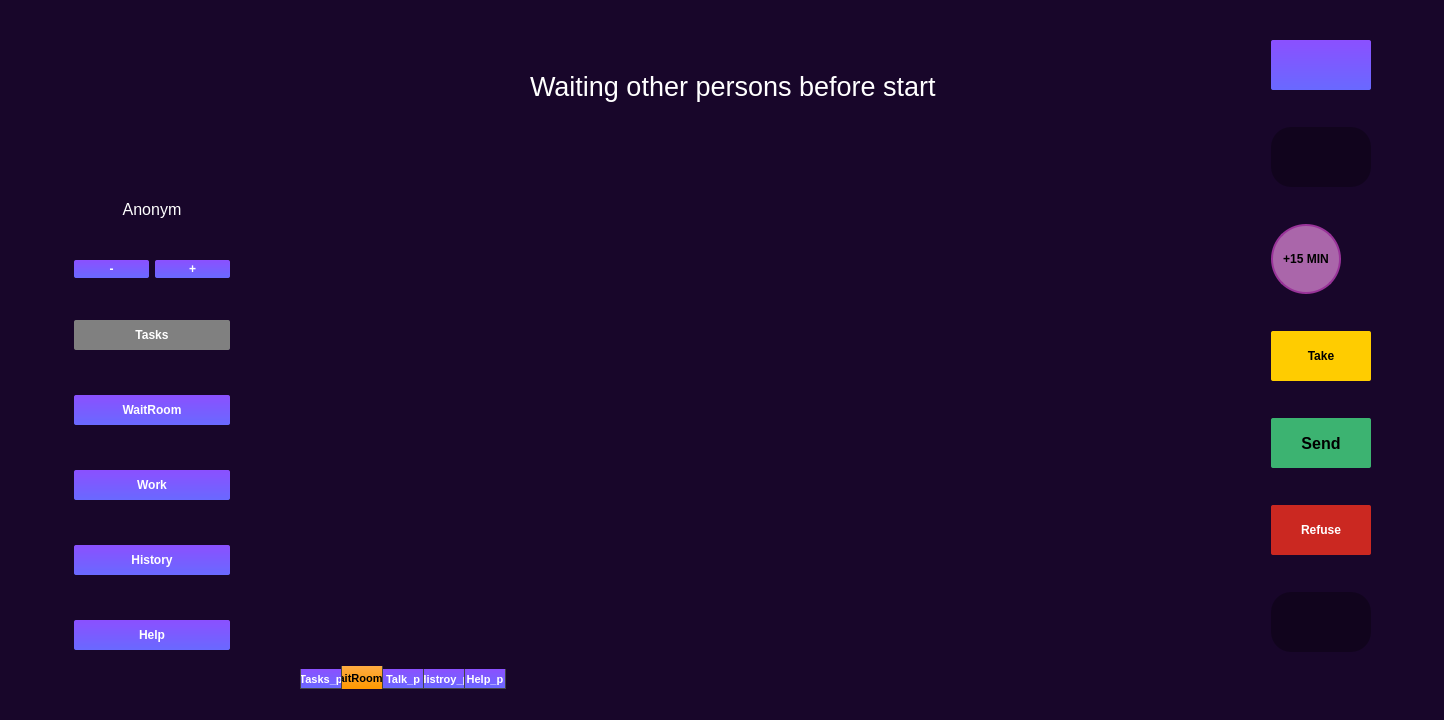
<?xml version="1.0" encoding="UTF-8"?>
<ui version="4.0">
 <class>Heart</class>
 <widget class="QMainWindow" name="Heart">
  <property name="geometry">
   <rect>
    <x>0</x>
    <y>0</y>
    <width>1444</width>
    <height>720</height>
   </rect>
  </property>
  <property name="windowTitle">
   <string>Heart</string>
  </property>
  <property name="styleSheet">
   <string notr="true">/*-----QWidget-----*/
QWidget
{
	background-color:#18062a  ;
	color: #000000;

}


/*-----QLabel-----*/
QLabel
{
	background-color: transparent;
	color: #fff;
	border-color: #000000;

}


/*-----QPushButton-----*/
QPushButton
{
	background-color: qlineargradient(spread:repeat, x1:1, y1:0, x2:1, y2:1, stop:0 rgba(139, 80, 255, 255),stop:1 rgba(105, 105, 255, 255));
	color: #fff;
	border-width: 1px;
	border-radius: 2px;
	border-color: #c196ff;
	padding: 2px;
	font-weight: bold;

}


QPushButton::hover
{
	background-color: qlineargradient(spread:repeat, x1:1, y1:0, x2:1, y2:1, stop:0 rgba(184, 148, 255, 255),stop:1 rgba(127, 127, 255, 255));
	color: #fff;
	border-width: 1px;
	border-radius: 2px;
	border-color: #c196ff;
	padding: 2px;
	font-weight: bold;

}


QPushButton::pressed
{
	background-color: qlineargradient(spread:repeat, x1:1, y1:0, x2:1, y2:1, stop:0 rgba(102, 26, 255, 255),stop:1 rgba(98, 98, 255, 255));
	color: #fff;
	border-width: 1px;
	border-radius: 2px;
	border-color: #c196ff;
	padding: 2px;
	font-weight: bold;

}

/*-----QCheckBox-----*/
QCheckBox
{
	background-color: transparent;
	color: #b9b9bb;
	font-weight: bold;

}


QCheckBox::indicator
{
    color: #b1b1b1;
    background-color: #000;
    border: 1px solid #8b50ff;
    width: 12px;
    height: 12px;

}


QCheckBox::indicator:checked
{
    image:url(&quot;./ressources/check.png&quot;); /*To replace*/
	background-color: #1f2b2b;
    border: 1px solid #8b50ff;

}


QCheckBox::indicator:unchecked:hover
{
    border: 1px solid #8b50ff;

}


QCheckBox::disabled
{
	color: #656565;

}


QCheckBox::indicator:disabled
{
	background-color: #656565;
	color: #656565;
    border: 1px solid #656565;

}


/*-----QListView-----*/
QListView 
{
    border : none;
    background-color: transparent;
    color: #fff;
    show-decoration-selected: 1; /* make the selection span the entire width of the view */
    outline: 0;
	font-weight: bold;

}


QListView::disabled 
{
	background-color: #656565;
	color: #1b1b1b;
    border: 1px solid #656565;

}


QListView::item 
{
    padding: 1px;

}


QListView::item:alternate 
{
    background-color: #4a4b4d;

}


QListView::item:selected 
{
    border: 1px solid #6a6ea9;
    border: none;
    color: rgb(0, 0, 0);

}


QListView::item:selected:!active 
{
    background-color: #45ffff;
    border: none;
    color: rgb(0, 0, 0);

}


QListView::item:selected:active 
{
    background-color: #45ffff;
    border: none;
    color: rgb(0, 0, 0);

}


QListView::item:hover {
    background-color: #d4acff;
    border: none;
    color: #000;

}


/*-----QScrollBar-----*/
QScrollBar:horizontal
{
    border: 1px solid #222222;
    background-color: #3d3d3d;
    height: 15px;
    margin: 0px 16px 0 16px;

}


QScrollBar::handle:horizontal
{
    background-color: qlineargradient(spread:repeat, x1:1, y1:0, x2:1, y2:1, stop:0 rgba(139, 80, 255, 255),stop:1 rgba(105, 105, 255, 255));
    min-height: 20px;

}


QScrollBar::add-line:horizontal
{
    border: 1px solid #1b1b19;
    background-color: qlineargradient(spread:repeat, x1:1, y1:0, x2:1, y2:1, stop:0 rgba(139, 80, 255, 255),stop:1 rgba(105, 105, 255, 255));
    width: 14px;
    subcontrol-position: right;
    subcontrol-origin: margin;

}


QScrollBar::sub-line:horizontal
{
    border: 1px solid #1b1b19;
    background-color: qlineargradient(spread:repeat, x1:1, y1:0, x2:1, y2:1, stop:0 rgba(139, 80, 255, 255),stop:1 rgba(105, 105, 255, 255));
    width: 14px;
    subcontrol-position: left;
    subcontrol-origin: margin;

}


QScrollBar::right-arrow:horizontal
{
    image: url(://arrow-right.png);
    width: 6px;
    height: 6px;

}


QScrollBar::left-arrow:horizontal
{
    image: url(://arrow-left.png);
    width: 6px;
    height: 6px;

}


QScrollBar::add-page:horizontal, QScrollBar::sub-page:horizontal
{
    background: none;

}


QScrollBar:vertical
{
    background-color: #3d3d3d;
    width: 13px;
    margin: 16px 0 16px 0;
    border: 1px solid #222222;

}


QScrollBar::handle:vertical
{
    background-color: qlineargradient(spread:repeat, x1:1, y1:0, x2:1, y2:1, stop:0 rgba(139, 80, 255, 255),stop:1 rgba(105, 105, 255, 255));
    min-height: 20px;

}


QScrollBar::add-line:vertical
{
    background-color: qlineargradient(spread:repeat, x1:1, y1:0, x2:1, y2:1, stop:0 rgba(139, 80, 255, 255),stop:1 rgba(105, 105, 255, 255));
    height: 14px;
    subcontrol-position: bottom;
    subcontrol-origin: margin;

}


QScrollBar::sub-line:vertical
{
    background-color: qlineargradient(spread:repeat, x1:1, y1:0, x2:1, y2:1, stop:0 rgba(139, 80, 255, 255),stop:1 rgba(105, 105, 255, 255));
    height: 14px;
    subcontrol-position: top;
    subcontrol-origin: margin;

}


QScrollBar::up-arrow:vertical
{
    image: url(://arrow-up.png);
    width: 6px;
    height: 6px;

}


QScrollBar::down-arrow:vertical
{
    image: url(://arrow-down.png);
    width: 6px;
    height: 6px;

}


QScrollBar::add-page:vertical, QScrollBar::sub-page:vertical
{
    background-color: none;

}

QTabBar::tab
{
	font-size: 8pt;
	font-weight: bold;
	width: 40px;
    border: 1px solid #444;
    border-bottom-style: none;
	border-top-style: none;
    background-color: qlineargradient(spread:repeat, x1:1, y1:0, x2:1, y2:1, stop:0 rgba(139, 80, 255, 255),stop:1 rgba(105, 105, 255, 255));;
    padding-top: 3px;
    padding-bottom: 2px;
    margin-right: -1px;

}

QTabWidget::pane 
{

    top: 1px;

}

QTabBar::tab:last
{
    margin-right: 0; 

}

QTabBar::tab:first:!selected
{
	margin-left: 0px; 

}

QTabBar::tab:!selected
{
    color: #fff;
    border-bottom-style: solid;
    margin-top: 3px;
    background-color: QLinearGradient(x1:0, y1:0, x2:0, y2:1, stop:1 #212121, stop:.4 #343434);

}

QTabBar::tab:selected
{
	background-color: qlineargradient(spread:repeat, x1:1, y1:0, x2:1, y2:1, stop:0 rgba(254, 171, 66, 255),stop:1 rgba(255, 153, 0, 255));
	color: #000;
    margin-bottom: 0px;

}

QTabBar::tab:!selected:hover
{
    background-color: QLinearGradient(x1:0, y1:0, x2:0, y2:1, stop:1 #212121, stop:0.4 #343434, stop:0.2 #343434, stop:0.1 #777777);

}

QLineEdit
{
	color: white;
}</string>
  </property>
  <widget class="QWidget" name="centralwidget">
   <layout class="QHBoxLayout" name="horizontalLayout">
    <item>
     <spacer name="horizontalSpacer">
      <property name="orientation">
       <enum>Qt::Horizontal</enum>
      </property>
      <property name="sizeType">
       <enum>QSizePolicy::Expanding</enum>
      </property>
      <property name="sizeHint" stdset="0">
       <size>
        <width>40</width>
        <height>20</height>
       </size>
      </property>
     </spacer>
    </item>
    <item>
     <layout class="QVBoxLayout" name="verticalLayout_3">
      <item>
       <spacer name="verticalSpacer_7">
        <property name="orientation">
         <enum>Qt::Vertical</enum>
        </property>
        <property name="sizeHint" stdset="0">
         <size>
          <width>20</width>
          <height>40</height>
         </size>
        </property>
       </spacer>
      </item>
      <item>
       <widget class="QLabel" name="Logo">
        <property name="minimumSize">
         <size>
          <width>150</width>
          <height>150</height>
         </size>
        </property>
        <property name="maximumSize">
         <size>
          <width>200</width>
          <height>200</height>
         </size>
        </property>
        <property name="autoFillBackground">
         <bool>false</bool>
        </property>
        <property name="styleSheet">
         <string notr="true">QPixMap{
border-radius: 45px;
}</string>
        </property>
        <property name="text">
         <string/>
        </property>
       </widget>
      </item>
      <item>
       <widget class="QLabel" name="Nickname">
        <property name="font">
         <font>
          <pointsize>12</pointsize>
         </font>
        </property>
        <property name="text">
         <string>Anonym</string>
        </property>
        <property name="alignment">
         <set>Qt::AlignCenter</set>
        </property>
       </widget>
      </item>
      <item>
       <spacer name="verticalSpacer_8">
        <property name="orientation">
         <enum>Qt::Vertical</enum>
        </property>
        <property name="sizeHint" stdset="0">
         <size>
          <width>20</width>
          <height>40</height>
         </size>
        </property>
       </spacer>
      </item>
      <item>
       <layout class="QFormLayout" name="formLayout">
        <item row="0" column="0">
         <widget class="QPushButton" name="pushButton_2">
          <property name="minimumSize">
           <size>
            <width>75</width>
            <height>0</height>
           </size>
          </property>
          <property name="text">
           <string>-</string>
          </property>
         </widget>
        </item>
        <item row="0" column="1">
         <widget class="QPushButton" name="pushButton_3">
          <property name="minimumSize">
           <size>
            <width>75</width>
            <height>0</height>
           </size>
          </property>
          <property name="maximumSize">
           <size>
            <width>50</width>
            <height>16777215</height>
           </size>
          </property>
          <property name="text">
           <string>+</string>
          </property>
         </widget>
        </item>
       </layout>
      </item>
      <item>
       <spacer name="verticalSpacer">
        <property name="orientation">
         <enum>Qt::Vertical</enum>
        </property>
        <property name="sizeHint" stdset="0">
         <size>
          <width>20</width>
          <height>40</height>
         </size>
        </property>
       </spacer>
      </item>
      <item>
       <layout class="QVBoxLayout" name="verticalLayout_14">
        <property name="spacing">
         <number>6</number>
        </property>
        <item>
         <widget class="QPushButton" name="Tasks">
          <property name="enabled">
           <bool>false</bool>
          </property>
          <property name="minimumSize">
           <size>
            <width>150</width>
            <height>30</height>
           </size>
          </property>
          <property name="styleSheet">
           <string notr="true">QPushButton
{
background: gray;
}</string>
          </property>
          <property name="text">
           <string>Tasks</string>
          </property>
         </widget>
        </item>
        <item>
         <spacer name="verticalSpacer_2">
          <property name="orientation">
           <enum>Qt::Vertical</enum>
          </property>
          <property name="sizeHint" stdset="0">
           <size>
            <width>20</width>
            <height>40</height>
           </size>
          </property>
         </spacer>
        </item>
        <item>
         <widget class="QPushButton" name="WaitRoom">
          <property name="minimumSize">
           <size>
            <width>150</width>
            <height>30</height>
           </size>
          </property>
          <property name="text">
           <string>WaitRoom</string>
          </property>
         </widget>
        </item>
        <item>
         <spacer name="verticalSpacer_3">
          <property name="orientation">
           <enum>Qt::Vertical</enum>
          </property>
          <property name="sizeHint" stdset="0">
           <size>
            <width>20</width>
            <height>40</height>
           </size>
          </property>
         </spacer>
        </item>
        <item>
         <widget class="QPushButton" name="Talk">
          <property name="minimumSize">
           <size>
            <width>150</width>
            <height>30</height>
           </size>
          </property>
          <property name="text">
           <string>Work</string>
          </property>
         </widget>
        </item>
        <item>
         <spacer name="verticalSpacer_4">
          <property name="orientation">
           <enum>Qt::Vertical</enum>
          </property>
          <property name="sizeHint" stdset="0">
           <size>
            <width>20</width>
            <height>40</height>
           </size>
          </property>
         </spacer>
        </item>
        <item>
         <widget class="QPushButton" name="History">
          <property name="minimumSize">
           <size>
            <width>150</width>
            <height>30</height>
           </size>
          </property>
          <property name="text">
           <string>History</string>
          </property>
         </widget>
        </item>
        <item>
         <spacer name="verticalSpacer_5">
          <property name="orientation">
           <enum>Qt::Vertical</enum>
          </property>
          <property name="sizeHint" stdset="0">
           <size>
            <width>20</width>
            <height>40</height>
           </size>
          </property>
         </spacer>
        </item>
        <item>
         <widget class="QPushButton" name="Help">
          <property name="minimumSize">
           <size>
            <width>150</width>
            <height>30</height>
           </size>
          </property>
          <property name="text">
           <string>Help</string>
          </property>
         </widget>
        </item>
        <item>
         <spacer name="verticalSpacer_6">
          <property name="orientation">
           <enum>Qt::Vertical</enum>
          </property>
          <property name="sizeHint" stdset="0">
           <size>
            <width>20</width>
            <height>40</height>
           </size>
          </property>
         </spacer>
        </item>
       </layout>
      </item>
     </layout>
    </item>
    <item>
     <spacer name="horizontalSpacer_2">
      <property name="orientation">
       <enum>Qt::Horizontal</enum>
      </property>
      <property name="sizeType">
       <enum>QSizePolicy::Expanding</enum>
      </property>
      <property name="sizeHint" stdset="0">
       <size>
        <width>40</width>
        <height>20</height>
       </size>
      </property>
     </spacer>
    </item>
    <item>
     <widget class="QTabWidget" name="MenuBar">
      <property name="minimumSize">
       <size>
        <width>900</width>
        <height>480</height>
       </size>
      </property>
      <property name="autoFillBackground">
       <bool>false</bool>
      </property>
      <property name="tabPosition">
       <enum>QTabWidget::South</enum>
      </property>
      <property name="currentIndex">
       <number>1</number>
      </property>
      <widget class="QWidget" name="Tasks_p">
       <attribute name="title">
        <string>Tasks_p</string>
       </attribute>
       <widget class="QTabWidget" name="TasksBar">
        <property name="geometry">
         <rect>
          <x>-4</x>
          <y>-1</y>
          <width>1920</width>
          <height>1280</height>
         </rect>
        </property>
        <property name="layoutDirection">
         <enum>Qt::LeftToRight</enum>
        </property>
        <property name="tabPosition">
         <enum>QTabWidget::North</enum>
        </property>
        <property name="tabShape">
         <enum>QTabWidget::Rounded</enum>
        </property>
        <property name="currentIndex">
         <number>1</number>
        </property>
        <widget class="QWidget" name="widget">
         <attribute name="title">
          <string>Tab 1</string>
         </attribute>
        </widget>
        <widget class="QWidget" name="tab_2">
         <attribute name="title">
          <string>Tab 2</string>
         </attribute>
        </widget>
       </widget>
      </widget>
      <widget class="QWidget" name="WaitRoom_p">
       <attribute name="title">
        <string>WaitRoom_p</string>
       </attribute>
       <widget class="QWidget" name="gridLayoutWidget">
        <property name="geometry">
         <rect>
          <x>20</x>
          <y>110</y>
          <width>871</width>
          <height>491</height>
         </rect>
        </property>
        <layout class="QGridLayout" name="Online_list">
         <item row="1" column="0">
          <spacer name="spacer">
           <property name="orientation">
            <enum>Qt::Vertical</enum>
           </property>
           <property name="sizeType">
            <enum>QSizePolicy::Expanding</enum>
           </property>
           <property name="sizeHint" stdset="0">
            <size>
             <width>20</width>
             <height>40</height>
            </size>
           </property>
          </spacer>
         </item>
         <item row="0" column="0">
          <widget class="QLabel" name="label_2">
           <property name="text">
            <string/>
           </property>
          </widget>
         </item>
        </layout>
       </widget>
       <widget class="QLabel" name="label">
        <property name="geometry">
         <rect>
          <x>230</x>
          <y>60</y>
          <width>869</width>
          <height>32</height>
         </rect>
        </property>
        <property name="font">
         <font>
          <pointsize>20</pointsize>
         </font>
        </property>
        <property name="autoFillBackground">
         <bool>false</bool>
        </property>
        <property name="text">
         <string>Waiting other persons before start</string>
        </property>
       </widget>
      </widget>
      <widget class="QWidget" name="Talk_p">
       <attribute name="title">
        <string>Talk_p</string>
       </attribute>
       <widget class="QPlainTextEdit" name="WorkSpace">
        <property name="geometry">
         <rect>
          <x>0</x>
          <y>20</y>
          <width>891</width>
          <height>631</height>
         </rect>
        </property>
        <property name="styleSheet">
         <string notr="true">/*-----QPlainTextEdit-----*/
QPlainTextEdit
{
	color: black;
	background-color: #fff;
	border: 1px solid darkgray;
	border-top: none;
	border-radius : 5px;
	
}</string>
        </property>
        <property name="tabChangesFocus">
         <bool>false</bool>
        </property>
        <property name="undoRedoEnabled">
         <bool>true</bool>
        </property>
        <property name="overwriteMode">
         <bool>false</bool>
        </property>
        <property name="textInteractionFlags">
         <set>Qt::LinksAccessibleByKeyboard|Qt::LinksAccessibleByMouse|Qt::TextBrowserInteraction|Qt::TextEditable|Qt::TextEditorInteraction|Qt::TextSelectableByKeyboard|Qt::TextSelectableByMouse</set>
        </property>
       </widget>
      </widget>
      <widget class="QWidget" name="Histroy_p">
       <attribute name="title">
        <string>Histroy_p</string>
       </attribute>
      </widget>
      <widget class="QWidget" name="Help_p">
       <attribute name="title">
        <string>Help_p</string>
       </attribute>
       <widget class="QLabel" name="Help_img">
        <property name="geometry">
         <rect>
          <x>8</x>
          <y>-5</y>
          <width>890</width>
          <height>681</height>
         </rect>
        </property>
        <property name="text">
         <string/>
        </property>
       </widget>
      </widget>
     </widget>
    </item>
    <item>
     <spacer name="horizontalSpacer_3">
      <property name="orientation">
       <enum>Qt::Horizontal</enum>
      </property>
      <property name="sizeHint" stdset="0">
       <size>
        <width>40</width>
        <height>20</height>
       </size>
      </property>
     </spacer>
    </item>
    <item>
     <layout class="QVBoxLayout" name="verticalLayout_4">
      <item>
       <widget class="QPushButton" name="Score">
        <property name="minimumSize">
         <size>
          <width>0</width>
          <height>50</height>
         </size>
        </property>
        <property name="text">
         <string/>
        </property>
       </widget>
      </item>
      <item>
       <widget class="QLabel" name="TaskTimer">
        <property name="maximumSize">
         <size>
          <width>16777215</width>
          <height>60</height>
         </size>
        </property>
        <property name="styleSheet">
         <string notr="true">background:rgba(0,0,0,0.3);
color: white;
border-radius:20px;</string>
        </property>
        <property name="text">
         <string/>
        </property>
        <property name="alignment">
         <set>Qt::AlignCenter</set>
        </property>
       </widget>
      </item>
      <item>
       <widget class="QPushButton" name="AddMinutes">
        <property name="minimumSize">
         <size>
          <width>70</width>
          <height>70</height>
         </size>
        </property>
        <property name="maximumSize">
         <size>
          <width>70</width>
          <height>70</height>
         </size>
        </property>
        <property name="layoutDirection">
         <enum>Qt::LeftToRight</enum>
        </property>
        <property name="styleSheet">
         <string notr="true">QPushButton
{
border-radius:35px;
background: #aa66aa;
color:black;
border:2px solid #993399;
}

QPushButton::hover
{
background: #cc99cc;
color:black;
}</string>
        </property>
        <property name="text">
         <string>+15 MIN</string>
        </property>
       </widget>
      </item>
      <item>
       <widget class="QPushButton" name="BTake">
        <property name="minimumSize">
         <size>
          <width>0</width>
          <height>50</height>
         </size>
        </property>
        <property name="styleSheet">
         <string notr="true">QPushButton
{
background: #ffcc00;
color:black;
}

QPushButton::hover
{
background: #ffaa00;
color:black;
}</string>
        </property>
        <property name="text">
         <string>Take</string>
        </property>
       </widget>
      </item>
      <item>
       <widget class="QPushButton" name="BSend">
        <property name="minimumSize">
         <size>
          <width>0</width>
          <height>50</height>
         </size>
        </property>
        <property name="font">
         <font>
          <pointsize>12</pointsize>
          <bold>true</bold>
         </font>
        </property>
        <property name="styleSheet">
         <string notr="true">QPushButton
{
background: #3cb371;
color: black;
}

QPushButton::hover
{
background: #009a63;
color:black;
}</string>
        </property>
        <property name="text">
         <string>Send</string>
        </property>
       </widget>
      </item>
      <item>
       <widget class="QPushButton" name="BRefuse">
        <property name="minimumSize">
         <size>
          <width>0</width>
          <height>50</height>
         </size>
        </property>
        <property name="styleSheet">
         <string notr="true">QPushButton
{
background: #cb2821;
color: white;
}

QPushButton::hover
{
background: #a2231d;
color:white;;
}</string>
        </property>
        <property name="text">
         <string>Refuse</string>
        </property>
       </widget>
      </item>
      <item>
       <widget class="QLabel" name="FullTImer">
        <property name="minimumSize">
         <size>
          <width>100</width>
          <height>0</height>
         </size>
        </property>
        <property name="maximumSize">
         <size>
          <width>100</width>
          <height>60</height>
         </size>
        </property>
        <property name="styleSheet">
         <string notr="true">background:rgba(0,0,0,0.3);
color: white;
border-radius:20px;</string>
        </property>
        <property name="text">
         <string/>
        </property>
        <property name="alignment">
         <set>Qt::AlignCenter</set>
        </property>
       </widget>
      </item>
     </layout>
    </item>
    <item>
     <spacer name="horizontalSpacer_4">
      <property name="orientation">
       <enum>Qt::Horizontal</enum>
      </property>
      <property name="sizeHint" stdset="0">
       <size>
        <width>40</width>
        <height>20</height>
       </size>
      </property>
     </spacer>
    </item>
   </layout>
  </widget>
  <widget class="QStatusBar" name="statusbar"/>
 </widget>
 <resources/>
 <connections/>
</ui>
